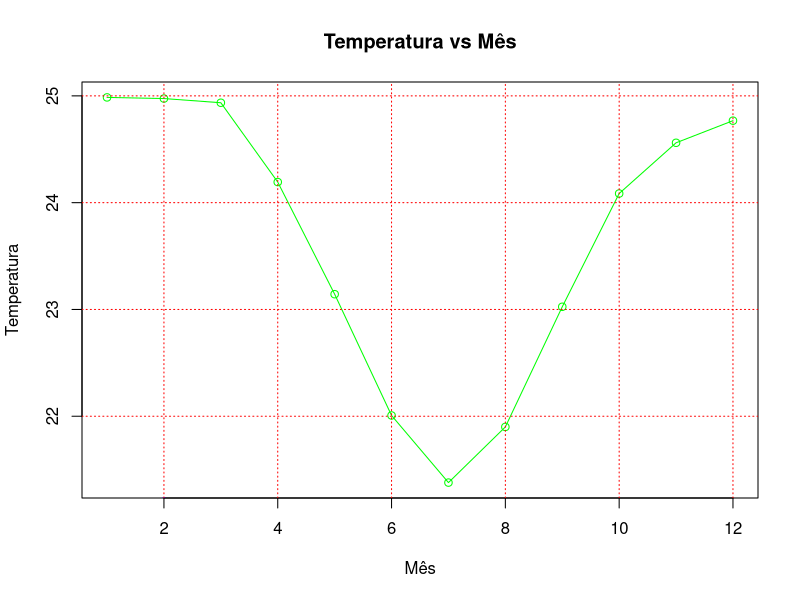

This figure's R source:
getmode <- function(v) {
  uniqv <- unique(v)
  uniqv[which.max(tabulate(match(v, uniqv)))]
}

database <- read.csv(file="embrapaFine.csv", header=TRUE, sep=";", col.names= c("mes","temperatura","pluviometrico","evaPotencial","armazenHidrico","evaReal","defHidrica","excedHidrico","cidade"), encoding= "UFT8")
database$temperatura <- as.numeric(sub(",",".",database$temperatura))

levsCidade <- unique( unlist( lapply( database$cidade , levels ) ) )

cat("\n----------------------------------------------\n")
for (i in levsCidade) {
  cat("\nCidade: ", i,"\n")
  cid <- subset(database, cidade == i)

  png(sprintf("images/cidade/temperatura/%s.png",i))
  plot(cid$temperatura, 
  type="o",
  col="blue", 
  main=sprintf("%s\n Mês vs Temperatura\n", i),
  lwd=3,
  xlab="Mês",
  ylab="Temperatura")
  #grid cria quadrantes no gráfico, essas linhas da divisoria, terão a cor vermelha
  grid(col="red")

  texto <- sprintf("Média: %f", mean(cid$temperatura))
  mtext(texto, side=1, valign="center", cex=0.8, halign= "left", mar=c(0,0,0,0), col="black", line=1)  

  dev.off()

  cat("\nMenor, Maior, Média, Mediana e Moda\n")
  cat("\n+Temperatura: \n")
  print("---Menor")
  print(min(cid$temperatura))
  print("---Maior")
  print(max(cid$temperatura))
  print("---Media")
  print(mean(cid$temperatura))
  print("--Mediana")
  print(median(cid$temperatura))
  print("--Moda")
  print(getmode(cid$temperatura))
}

##########################################################
levsMes <- unique(database$mes)
cat("\n----------------------------------------------\n")
dadosTemperatura <- data.frame(
  menor = c(),
  maior = c(),
  media = c(),
  mediana = c(),
  moda = c(),
  mes = c()
)
for (i in levsMes) {
  mes <- subset(database, mes == i)

  tmp <- data.frame(
    menor = min(mes$temperatura),
    maior = max(mes$temperatura),
    media = mean(mes$temperatura),
    mediana = median(mes$temperatura),
    moda = getmode(mes$temperatura),
    mes = i
  )

  dadosTemperatura <- rbind(dadosTemperatura, tmp)
}
cat("\n----------------------------------------------\n")
print(dadosTemperatura)

png(sprintf("images/temperaturaPorMes.png"))
plot(dadosTemperatura$media, 
type="o",
col="green", 
main="Temperatura vs Mês",
xlab="Mês",
ylab="Temperatura")
v <- dadosTemperatura$maior
t <- c(14,7,6,19,3)
lines(v, type = "o", col = "red")
lines(dadosTemperatura$menor, type = "o", col = "blue")
#grid cria quadrantes no gráfico, essas linhas da divisoria, terão a cor vermelha
grid(col="red")
dev.off()
cat("\n----------------------------------------------\n")

cat("\n----------------------------------------------\n")
print("Dados Calculados a partir de todas as entradas")
print("=Temperatura")
print("--Menor")
print(min(database$temperatura))
print("--Maior")
print(max(database$temperatura))
print("--Media")
print(mean(database$temperatura))
print("--Mediana")
print(median(database$temperatura))
print("--Moda")
print(getmode(database$temperatura))